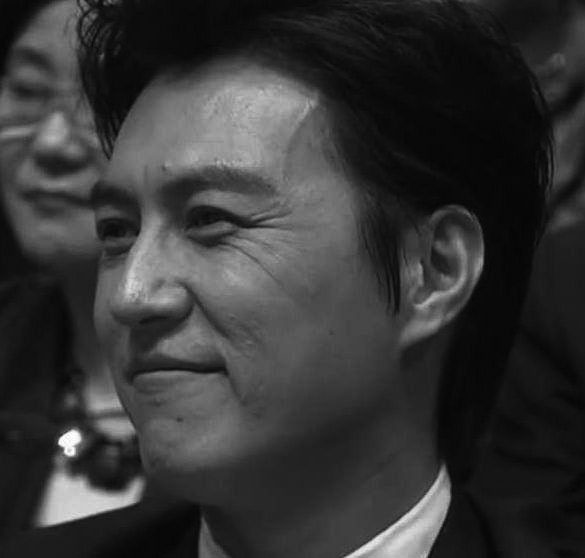
#> input picture learnOpencv/Trackbar/c++/41.jpg, 585 x 558 px
$ python main.py
#> lines starting #> are read from the running program, lines starting #| are printed output that depends on the picture; after the words box and inside, x2 and y2 are one past the last pixel; in counts of white or black regions, pixels touching at a corner belong together
import cv2 as cv

image = cv.imread('../c++/41.jpg')
#> image is the input picture: shape (558, 585, 3); min 4, max 255, mean 53.4
thresh = 127
maxVal = 255
def updateThreshold(X):
#> called with X = 255
    thresh = cv.getTrackbarPos('Threshold Value', 'image')
    maxVal = cv.getTrackbarPos('Max Value', 'image')
    _, change = cv.threshold(image, thresh, maxVal, cv.THRESH_BINARY)
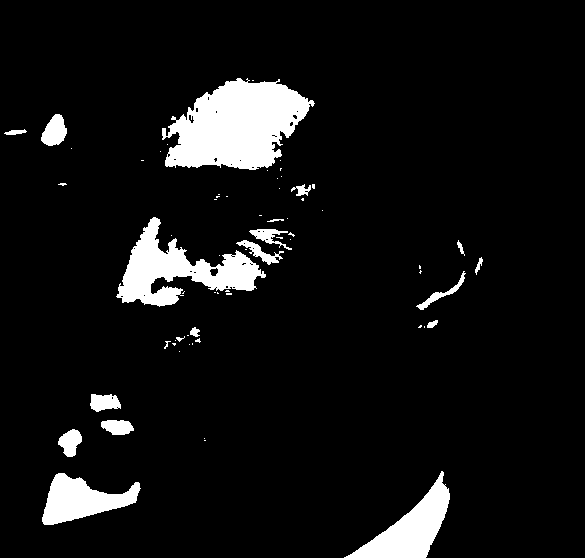
#> change: shape (558, 585, 3); 7.4% white; 65 white regions (45 under 20 px), largest, box (x1, y1, x2, y2) and area: (162, 78, 315, 170) 9120, (116, 217, 266, 307) 5333, (344, 471, 450, 558) 3465
    cv.imshow('image', change)

cv.namedWindow('image', cv.WINDOW_AUTOSIZE)
cv.createTrackbar('Threshold Value', 'image', thresh, 255, updateThreshold)
cv.createTrackbar('Max Value', 'image', maxVal, 255, updateThreshold)
cv.waitKey(0)

$ run again, with learnOpencv/Trackbar/c++/42.png saved as learnOpencv/Trackbar/c++/41.jpg
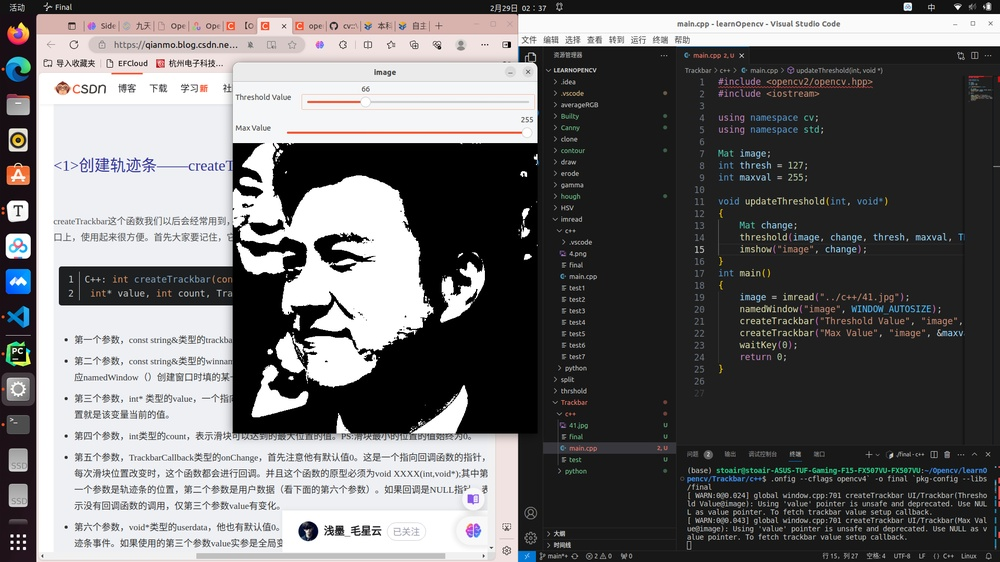
#> input picture learnOpencv/Trackbar/c++/42.png, 1000 x 562 px, shrunk from 1920 x 1080 before the run
#> image is the input picture: shape (562, 1000, 3); mean B, G, R 108.2, 107.4, 108.3
#> in updateThreshold, `_, change = cv.threshold(image, thresh, maxVal, cv.THRESH_BINARY)`:
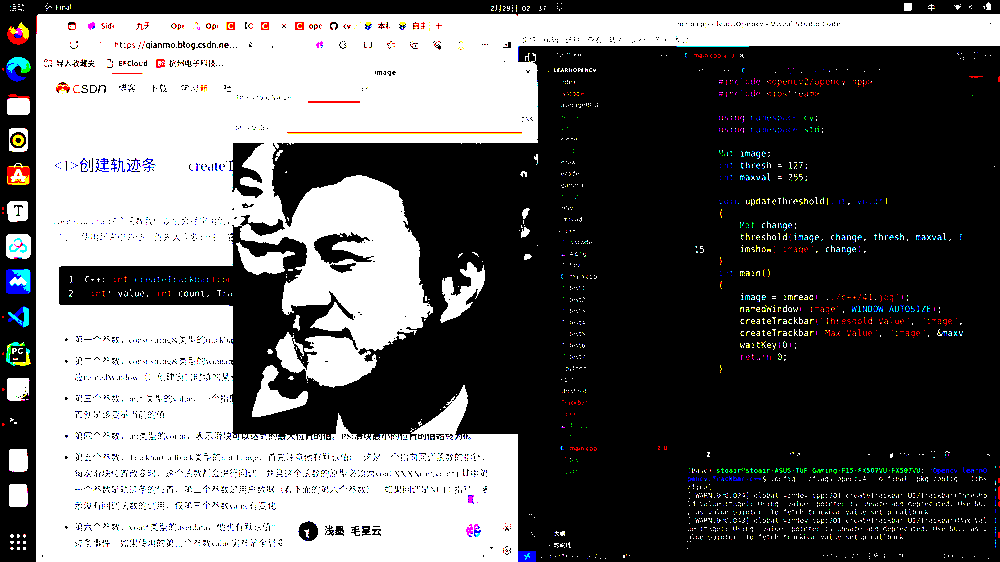
#> change: shape (562, 1000, 3); mean B, G, R 100.9, 100.5, 100.8
